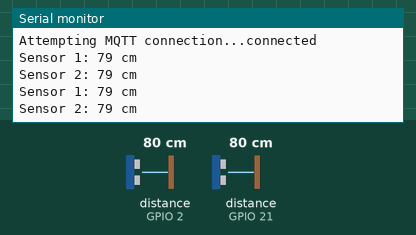
The sketch below on a simulated ESP32. On the bench: the last lines printed to the serial monitor. Wiring (inferred from the names in the program): 2 × ultrasonic range finder: trigger GPIO 4, echo GPIO 2 / trigger GPIO 19, echo GPIO 21. The test bench sets the inputs (shaded band); at power-on: distance to the obstacle (sensors on GPIO 2, GPIO 21) 80 cm. The echo pulse lasts 58.3 µs per cm; WiFi joins after 1.5 s; servers stay silent unless stated; random numbers use the default seed unless the sketch sets one; no MQTT or app messages arrive unless stated.

Above: at 2.7 s.
2.8 s: distance to the obstacle (sensor on GPIO 2) set to 2 cm
At 4.1 s:
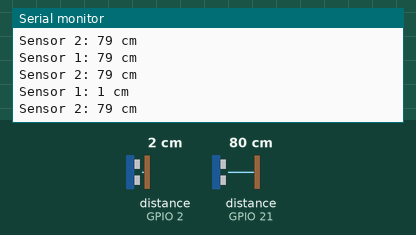
4.3 s: distance to the obstacle (sensor on GPIO 21) set to 2 cm
At 5.4 s:
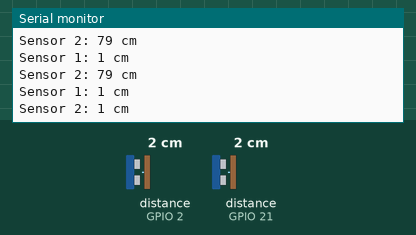
5.8 s: distance to the obstacle (sensor on GPIO 2) set to 4 cm
At 7.1 s:
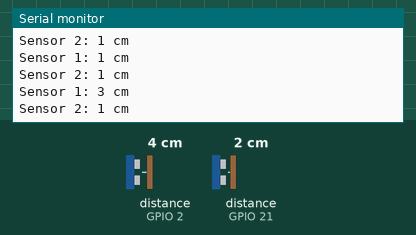
7.3 s: distance to the obstacle (sensor on GPIO 21) set to 4 cm
At 7.9 s:
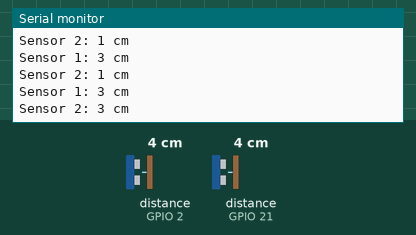
Timing chart, 0 to 9.8 s (numbered marks = the images above; inputs shaded):
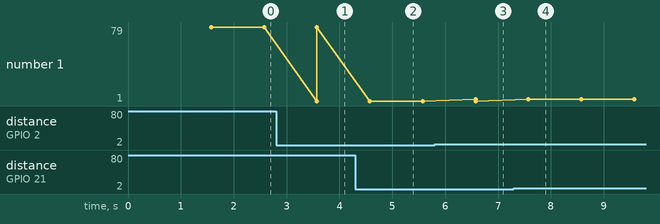

The sketch:

ultrasonic.ino
```cpp
#include <WiFi.h>  // Use <ESP8266WiFi.h> if using ESP8266
#include <PubSubClient.h>

// --- EDIT THESE LINES ---
const char* ssid = "Karol Laptop";
const char* password = "KAROL123456";
const char* mqtt_server = "192.168.137.185"; // Put your Raspberry Pi IP here
// ------------------------
// ------------------- PIN DEFINITIONS -------------------
// Sensor 1
const int trigPin1 = 4;  // D4
const int echoPin1 = 2;  // D2

// Sensor 2
const int trigPin2 = 19; // D19
const int echoPin2 = 21; // D21

// ------------------- OBJECTS & VARIABLES -------------------
WiFiClient espClient;
PubSubClient client(espClient);
long lastMsgTime = 0; // Timer for non-blocking delay

void setup() {
  Serial.begin(115200);

  // Setup Pins
  pinMode(trigPin1, OUTPUT);
  pinMode(echoPin1, INPUT);
  pinMode(trigPin2, OUTPUT);
  pinMode(echoPin2, INPUT);

  setup_wifi();
  client.setServer(mqtt_server, 1883);
}

void setup_wifi() {
  delay(10);
  Serial.println();
  Serial.print("Connecting to ");
  Serial.println(ssid);

  WiFi.begin(ssid, password);

  while (WiFi.status() != WL_CONNECTED) {
    delay(500);
    Serial.print(".");
  }
  Serial.println("\nWiFi connected");
}

void reconnect() {
  while (!client.connected()) {
    Serial.print("Attempting MQTT connection...");
    String clientId = "ESP32-Ultrasonic-";
    clientId += String(random(0xffff), HEX);

    if (client.connect(clientId.c_str())) {
      Serial.println("connected");
    } else {
      Serial.print("failed, rc=");
      Serial.print(client.state());
      Serial.println(" try again in 5 seconds");
      delay(5000);
    }
  }
}

// Helper function to get distance in CM
int getDistance(int trigPin, int echoPin) {
  // Clear the trigPin
  digitalWrite(trigPin, LOW);
  delayMicroseconds(2);

  // Trigger the sensor
  digitalWrite(trigPin, HIGH);
  delayMicroseconds(10);
  digitalWrite(trigPin, LOW);

  // Read the echoPin
  long duration = pulseIn(echoPin, HIGH);

  // Calculate distance (Speed of sound is 0.034 cm/us)
  int distance = duration * 0.034 / 2;
  return distance;
}

void loop() {
  if (!client.connected()) {
    reconnect();
  }
  client.loop();

  // Send data every 1 second (1000ms)
  long now = millis();
  if (now - lastMsgTime > 1000) {
    lastMsgTime = now;

    // --- READ SENSORS ---
    int dist1 = getDistance(trigPin1, echoPin1);
    int dist2 = getDistance(trigPin2, echoPin2);

    // --- PREPARE MESSAGES ---
    // Convert numbers to strings (char arrays) for MQTT
    char msg1[10];
    char msg2[10];
    sprintf(msg1, "%d", dist1);
    sprintf(msg2, "%d", dist2);

    // --- PUBLISH TO MQTT ---
    // Topics: "sensor/ultra1" and "sensor/ultra2"
    client.publish("sensor/ultra1", msg1);
    client.publish("sensor/ultra2", msg2);

    // Debug to Serial Monitor
    Serial.print("Sensor 1: "); Serial.print(dist1); Serial.println(" cm");
    Serial.print("Sensor 2: "); Serial.print(dist2); Serial.println(" cm");
  }
}
```

Measured:
- after the input at 2.8 s, the serial monitor: prints a new line after 0.77 s (image 1)
- after the input at 4.3 s, the serial monitor: prints a new line after 0.27 s (image 2)
- after the input at 5.8 s, the serial monitor: prints a new line after 0.78 s (image 3)
- after the input at 7.3 s, the serial monitor: prints a new line after 0.28 s (image 4)
